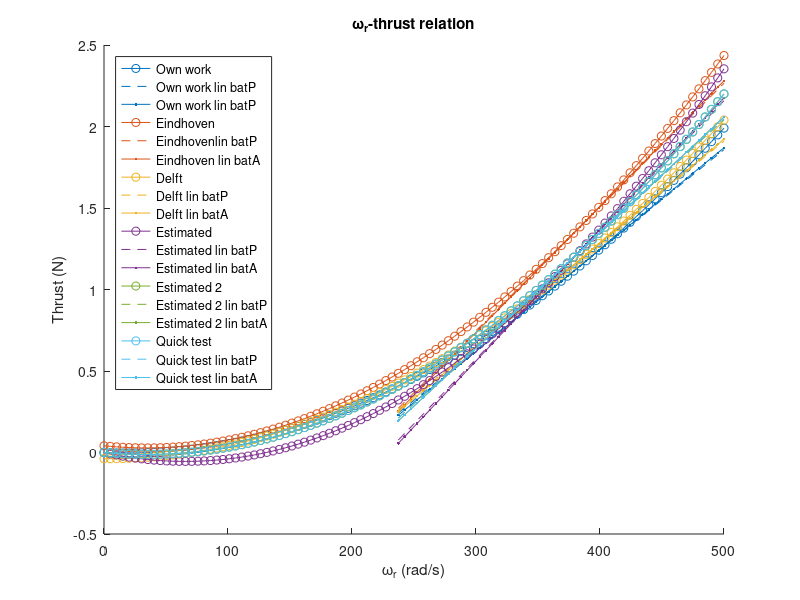
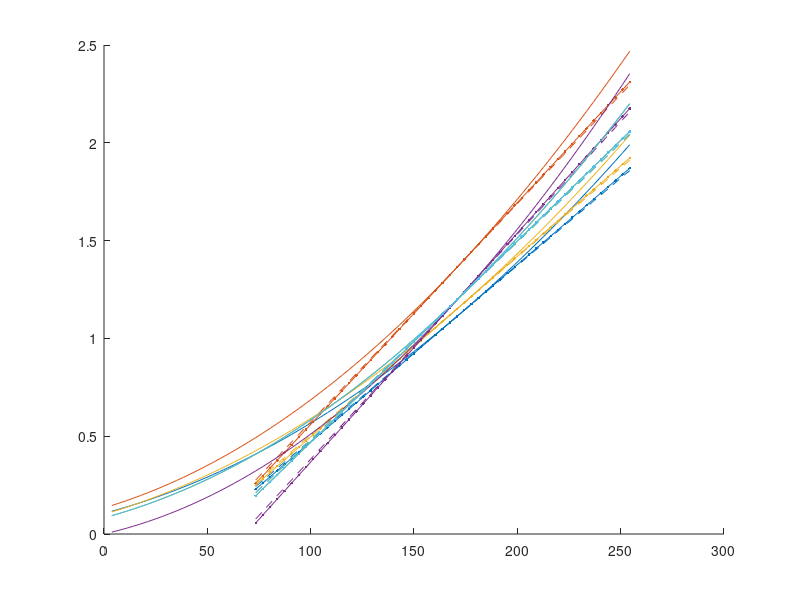

Reproduce these figures in MATLAB, in order. (Note: this script raises an error after producing the figures.)
%% Initialization
clear;
close all;
clc;


%% Set average PWM at equilibrium
% Parrot battery
% pwmEqBatP = 169.5916; %exp at home
pwmEqBatP = 169.0612; %exp in the lab

% Akku-King battery
% pwmEqBatA = 171.4937; %exp at home
pwmEqBatA = 172.9070; %exp in the lab


%% Set constant coefficients
g = 9.81;
cM1 = 3.7;
cM2 = 130.9;
cA1 = cM1/2.55;
cA2 = cM2;

% Mass of quadrotor with Parrot battery
mBatP = 0.481;

% Mass of quadrotor with Akku-King battery
mBatA = 0.497;


%% Determine coefficients of own work
% Set average omegaR-thrust coefficients
cTO = [8.6e-6;
       -3.2e-4;
       0];

% Derive average PWM-thrust coefficients
cTPO = [cTO(1)*cA1^2;
        2*cTO(1)*cA1*cA2 + cTO(2)*cA1;
        cTO(1)*cA2^2 + cTO(2)*cA2 + cTO(3)];


%% Determine coefficients of Eindhoven thesis
% Given coefficients
cM  = [3.7503, 132.7387;
       3.7123, 131.5018;
       3.6891, 130.7137;
       3.7380, 132.2209];
cME = mean(cM);

% Set average PWM-thrust coefficients
cTP  = [1.5618e-4, 1.0395e-2, 0.13894;
        1.8150e-4, 8.7242e-3, 0.14425;
        1.3478e-4, 7.3295e-3, 0.11698;
        1.4306e-4, 5.7609e-3, 0.13362];
cTPE = mean(cTP)';

% Derive average omegaR-thrust coefficients
cT1Avg = cTPE(1)/cME(1)^2;
cT2Avg = -2*cME(2)*cTPE(1)/cME(1)^2 + cTPE(2)/cME(1);
cT3Avg = cTPE(1)*cME(2)^2/cME(1)^2 - ...
         cME(2)*cTPE(2)/cME(1) + cTPE(3);
cTE    = [cT1Avg;cT2Avg;cT3Avg];

% Take care of PWM range [0-255], instead of [0-100]
cTPE = cTPE./[2.55^2;2.55;1];


%% Determine coefficients of Delft thesis
% Set average omegaR-thrust coefficients
cTD = [8.386e-6;
       -3.723e-5;
       -0.03818];

% Derive average PWM-thrust coefficients (assuming same cAs as in own work)
cTPD = [cTD(1)*cA1^2;
        2*cTD(1)*cA1*cA2 + cTD(2)*cA1;
        cTD(1)*cA2^2 + cTD(2)*cA2 + cTD(3)];


%% Estimate coefficients using ground and hovering constraint
% Solve for thrust coefficients for 1 rotor (assuming rotors are the same)
% Parrot battery
cP = zeros(2,2);
cP(1,1) = cA2^2;
cP(1,2) = cA2;
cP(2,1) = cA1^2*pwmEqBatP^2 + 2*cA1*cA2*pwmEqBatP + cA2^2;
cP(2,2) = cA1*pwmEqBatP + cA2;
cTP = cP\[0;mBatP*g/4];

% Akku-King battery
cA = zeros(2,2);
cA(1,1) = cA2^2;
cA(1,2) = cA2;
cA(2,1) = cA1^2*pwmEqBatA^2 + 2*cA1*cA2*pwmEqBatA + cA2^2;
cA(2,2) = cA1*pwmEqBatA + cA2;
cTA = cA\[0;mBatA*g/4];

% Derive average omegaR-thrust coefficients
cTEs = [mean([cTP,cTA],2);0];
cT1 = cTEs(1);
cT2 = cTEs(2);

% Derive average PWM-thrust coefficients
cTPEs = [cT1*cA1^2;
         2*cT1*cA1*cA2 + cT2*cA1;
         cT1*cA2^2 + cT2*cA2 + cTEs(3)];


%% Estimate coefficients using 2 hovering constraints
cH(1,1) = cA1^2*pwmEqBatP^2 + 2*cA1*cA2*pwmEqBatP + cA2^2;
cH(1,2) = cA1*pwmEqBatP + cA2;
cH(2,1) = cA1^2*pwmEqBatA^2 + 2*cA1*cA2*pwmEqBatA + cA2^2;
cH(2,2) = cA1*pwmEqBatA + cA2;
cTH = cH\[mBatP*g/4;mBatA*g/4];

% Derive average omegaR-thrust coefficients
cTEs2 = [cTH;0];
cT1 = cTEs2(1);
cT2 = cTEs2(2);

% Derive average PWM-thrust coefficients
cTPEs2 = [cT1*cA1^2;
          2*cT1*cA1*cA2 + cT2*cA1;
          cT1*cA2^2 + cT2*cA2 + cTEs2(3)];


%% Adjustable coefficients for tests
cTTest = [1.021e-5;
          -7.037e-4;
          0];

cTPTest = [cTTest(1)*cA1^2;
           2*cTTest(1)*cA1*cA2 + cTTest(2)*cA1;
           cTTest(1)*cA2^2 + cTTest(2)*cA2 + cTTest(3)];


%% Create coefficients vectors
%  [Own work, Eindhoven thesis, Delft thesis, Estimated using ground and
%   hovering constraint, Estimated using 2 hovering constraints, test]
cT  = [cTO,cTE,cTD,cTEs,cTEs2,cTTest];
cTP = [cTPO,cTPE,cTPD,cTPEs,cTPEs2,cTPTest];


%% Plot omegaR-thrust curve of different sources
% Set omegaR range
omegaR = linspace(0,500)';

% Determine nonlinear omegaR-thrust relation
T = [omegaR.^2,omegaR,ones(length(omegaR),1)]*cT;

% Linearize omegaR-thrust relation around batP and batA hovering equilibria
omegaRLinMin = 235;
omegaRLinMax = 500;
[~,startSample] = min(abs(omegaR-omegaRLinMin));
[~,endSample] = min(abs(omegaR-omegaRLinMax));
omegaRLin = omegaR(startSample:endSample);

omegaRHoverBatP = cA1*pwmEqBatP+cA2;
TLinBatP = omegaRLin*[2*omegaRHoverBatP,1]*cT(1:2,:) + ...
         [-omegaRHoverBatP^2,1]*cT([1,3],:);

omegaRHoverBatA = cA1*pwmEqBatA+cA2;
TLinBatA = omegaRLin*[2*omegaRHoverBatA,1]*cT(1:2,:) + ...
         [-omegaRHoverBatA^2,1]*cT([1,3],:);

% Plot
cP = [0,      0.4470, 0.7410;
      0.8500, 0.3250, 0.0980;
      0.9290, 0.6940, 0.1250;
      0.4940, 0.1840, 0.5560;
      0.4660, 0.6740, 0.1880;
      0.3010, 0.7450, 0.9330;
      0.6350, 0.0780, 0.1840];

figure('Name','Nonlinear and linear thrust curves');
hold on;
for i = 1:size(T,2)
    plot(omegaR,T(:,i),'-o','Color',cP(i,:));
    plot(omegaRLin,TLinBatP(:,i),'--','Color',cP(i,:));
    plot(omegaRLin,TLinBatA(:,i),'.-','Color',cP(i,:));
end
legend('Own work','Own work lin batP','Own work lin batP',...
       'Eindhoven','Eindhovenlin batP','Eindhoven lin batA',...
       'Delft','Delft lin batP','Delft lin batA',...
       'Estimated','Estimated lin batP','Estimated lin batA',...
       'Estimated 2','Estimated 2 lin batP','Estimated 2 lin batA',...
       'Quick test','Quick test lin batP','Quick test lin batA',...
       'location','northwest');
xlabel('\omega_r (rad/s)');
ylabel('Thrust (N)');
title('\omega_r-thrust relation');


%% Plot PWM-thrust curve of different sources
% Create PWM range
% PWM 1 from AR.Drone 2.0 is greater than PWM 0.2 from MATLAB toolbox
pwmMin = 1;
omegaRMin = cA1*pwmMin + cA2;
[~,startIdx] = min(abs(omegaR - omegaRMin));
if omegaR(startIdx) < omegaRMin
    startIdx = startIdx + 1;
end
pwm = (omegaR(startIdx:end) - cA2)/cA1;

% Create PWM-thrust data
pT = [pwm.^2,pwm,ones(length(pwm),1)]*cTP;

% Create linearized PWM polynomial data
pwmLinMin = (omegaRLinMin - cA2)/cA1;
pwmLinMax = (omegaRLinMax - cA2)/cA1;
[~,startSample] = min(abs(pwm-pwmLinMin));
[~,endSample] = min(abs(pwm-pwmLinMax));
pwmLin = pwm(startSample:endSample);

pTLinBatP = pwmLin*[2*pwmEqBatP,1]*cTP(1:2,:) + ...
         [-pwmEqBatP^2,1]*cTP([1,3],:);

pTLinBatA = pwmLin*[2*pwmEqBatA,1]*cTP(1:2,:) + ...
         [-pwmEqBatA^2,1]*cTP([1,3],:);

% Create PWM-thrust and linearization data for Eindhoven thesis
pwmE = pwm/2.55;
pwmLinE = pwmLin/2.55;
pTE = [pwmE.^2,pwmE,ones(length(pwmE),1)]*cTPE;

pTLinBatPE = pwmLinE*[2*pwmEqBatP/2.55,1]*cTPE(1:2) + ...
         [-(pwmEqBatP/2.55)^2,1]*cTPE([1,3]);

pTLinBatAE = pwmLinE*[2*pwmEqBatA/2.55,1]*cTPE(1:2) + ...
         [-(pwmEqBatA/2.55)^2,1]*cTPE([1,3]);

% Plot
figure('Name','Nonlinear and linear thrust curves per PWM value');
hold on;
for i = 1:size(pT,2)
    plot(pwm,pT(:,i),'Color',cP(i,:));
    plot(pwmLin,pTLinBatP(:,i),'--','Color',cP(i,:));
    plot(pwmLin,pTLinBatA(:,i),'.-','Color',cP(i,:));
end
xline(pwmEqBatP);
yline(mBatP*g/4);
xline(pwmEqBatA);
yline(mBatA*g/4);
legend('Own work','Own work lin batP','Own work lin batP',...
       'Eindhoven','Eindhoven lin batP','Eindhoven lin batA',...
       'Delft','Delft lin batP','Delft lin batA',...
       'Estimated','Estimated lin batP','Estimated lin batA',...
       'Estimated 2','Estimated 2 lin batP','Estimated 2 lin batA',...
       'Quick test','Quick test lin batP','Quick test lin batA',...
       'location','northwest');
xlabel('AR.Drone 2.0 PWM (-)');
ylabel('Thrust (N)');
title('PWM-thrust relation');


%% Report plots
lineLabelFontSize = 25;
axFontSize = 30;
labelFontSize = 35;
titleFontSize = 40;

lineStyles = {'-','--','-.',':'};

% Create PWM-thrust data for thesis report
cTPReport = [cTPO,cTPE,cTPD,cTPEs];
pTReport = [pwm.^2,pwm,ones(length(pwm),1)]*cTPReport;

% Create linearized PWM polynomial data
pwmLinMin = (omegaRLinMin - cA2)/cA1;
pwmLinMax = (omegaRLinMax - cA2)/cA1;
[~,startSample] = min(abs(pwm-pwmLinMin));
[~,endSample] = min(abs(pwm-pwmLinMax));
pwmLin = pwm(startSample:endSample);

pTLinBatP = pwmLin*[2*pwmEqBatP,1]*cTPReport(1:2,:) + ...
         [-pwmEqBatP^2,1]*cTPReport([1,3],:);

pTLinBatA = pwmLin*[2*pwmEqBatA,1]*cTPReport(1:2,:) + ...
         [-pwmEqBatA^2,1]*cTPReport([1,3],:);


% Plot with only nonlinear curves
figure('Name','Nonlinear and linear thrust curves per PWM value');
box on;
hold on;
for i = 1:size(pTReport,2)
    plot(pwm,pTReport(:,i),'Color',cP(i,:),'LineStyle',lineStyles{i},...
         'LineWidth',3);
end
xline(pwmEqBatP,'FontSize',lineLabelFontSize,'Label','batP PWM',...
      'LabelHorizontalAlignment','left','LineWidth',2);
yline(mBatP*g/4,'FontSize',lineLabelFontSize,'Label','batP thrust',...
      'LabelVerticalAlignment','bottom','LineWidth',2);
xline(pwmEqBatA,'FontSize',lineLabelFontSize,'Label','batA PWM',...
      'LineWidth',2);
yline(mBatA*g/4,'FontSize',lineLabelFontSize,'Label','batA thrust',...
      'LineWidth',2);
legend('Own work','Eindhoven thesis','Delft thesis','Fit',...
       'location','northwest');
ax = gca;
ax.FontSize = axFontSize;
xlabel('AR.Drone 2.0 PWM (-)','FontSize',axFontSize);
ylabel('Thrust (N)','FontSize',axFontSize);
title('PWM-thrust relation','FontSize',titleFontSize);


% Plot with linearizations per operating point
figure('Name','Nonlinear and linear thrust curves per PWM value');
box on;
hold on;
for i = 1:size(pTReport,2)
    plot(pwm,pTReport(:,i),'Color',cP(i,:),'LineStyle',lineStyles{i},...
         'LineWidth',3);
    plot(pwmLin,pTLinBatP(:,i),'--','Color',cP(i,:));
    plot(pwmLin,pTLinBatA(:,i),'.-','Color',cP(i,:));
end
xline(pwmEqBatP,'FontSize',lineLabelFontSize,'Label','batP PWM',...
      'LabelHorizontalAlignment','left','LineWidth',2);
yline(mBatP*g/4,'FontSize',lineLabelFontSize,'Label','batP thrust',...
      'LabelVerticalAlignment','bottom','LineWidth',2);
xline(pwmEqBatA,'FontSize',lineLabelFontSize,'Label','batA PWM',...
      'LineWidth',2);
yline(mBatA*g/4,'FontSize',lineLabelFontSize,'Label','batA thrust',...
      'LineWidth',2);
legend('Own work','Own work lin batP','Own work lin batP',...
       'Eindhoven thesis','Eindhoven thesis lin batP',...
       'Eindhoven thesis lin batA',...
       'Delft thesis','Delft thesis lin batP','Delft thesis lin batA',...
       'Fit','Fit lin batP','Fit lin batA',...
       'location','northwest');
ax = gca;
ax.FontSize = axFontSize;
xlabel('AR.Drone 2.0 PWM (-)','FontSize',axFontSize);
ylabel('Thrust (N)','FontSize',axFontSize);
title('PWM-thrust relation','FontSize',titleFontSize);
